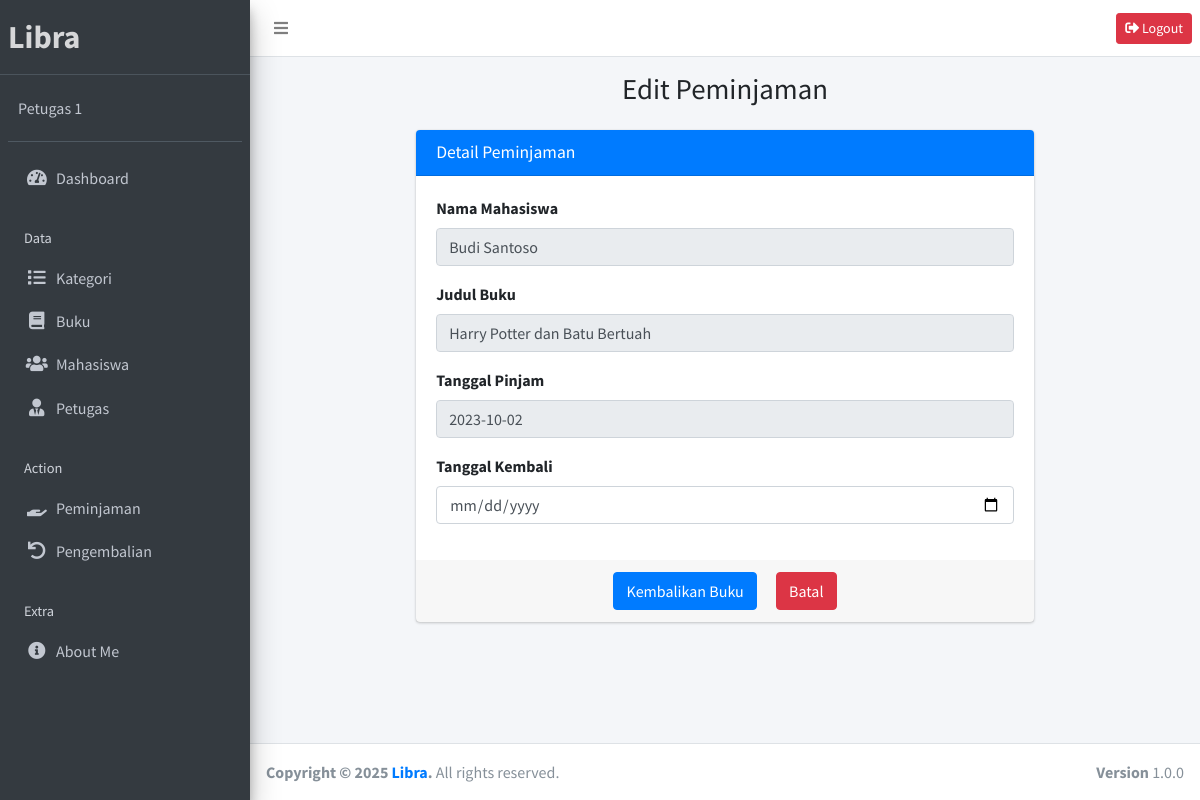
Screenshot of /public/peminjaman/edit/2 (signed in) with the database file from the repository.
### tables this page shows
CREATE TABLE `peminjaman` (
  `id` int NOT NULL,
  `mahasiswa_id` int NOT NULL,
  `buku_id` int NOT NULL,
  `petugas_id` int NOT NULL,
  `tanggal_pinjam` date NOT NULL,
  `tanggal_kembali` date DEFAULT NULL,
  `status` enum('dipinjam','dikembalikan') DEFAULT 'dipinjam',
  `created_at` timestamp NULL DEFAULT CURRENT_TIMESTAMP
);

CREATE TABLE `mahasiswa` (
  `id` int NOT NULL,
  `nim` varchar(20) NOT NULL,
  `nama` varchar(100) NOT NULL,
  `jurusan` varchar(50) NOT NULL,
  `alamat` text,
  `created_at` timestamp NULL DEFAULT CURRENT_TIMESTAMP
);

CREATE TABLE `buku` (
  `id` int NOT NULL,
  `judul` varchar(255) NOT NULL,
  `penulis` varchar(100) NOT NULL,
  `kategori_id` int NOT NULL,
  `tahun_terbit` year NOT NULL,
  `stok` int NOT NULL,
  `created_at` timestamp NULL DEFAULT CURRENT_TIMESTAMP
);

### app/controllers/Peminjaman.php (called while the page is built, shortened)
<?php
class Peminjaman extends Controller {
    public function edit($id)
    {
        $data['title'] = 'Detail Peminjaman';
        $data['peminjaman'] = $this->model('PeminjamanModel')->getPeminjamanById($id);
        $this->view('peminjaman/edit', $data);
    }
}

### app/core/App.php (called while the page is built, shortened)
<?php
class App {
    protected $method = 'index';
    protected $params = [];
    public function __construct() {
        $url = $this->parseURL();
        if (isset($url[0]) && file_exists('../app/controllers/' . $url[0] . '.php')) {
            unset($url[0]);
        }
        $this->controller = new $this->controller;
        if (isset($url[1])) {
            if (method_exists($this->controller, $url[1])) {
                $this->method = $url[1];
                unset($url[1]);
            }
        }
        if (!empty($url)) {
            $this->params = array_values($url);
        }
        call_user_func_array([$this->controller, $this->method], $this->params);
    }
    public function parseURL() {
        if (isset($_GET['url'])) {
            $url = rtrim($_GET['url'], '/');
            $url = filter_var($url, FILTER_SANITIZE_URL);
            $url = explode('/', $url);
            return $url;
        }
        return ['Home'];
    }
}

### public/index.php (called while the page is built, shortened)
<?php
$app = new App;

### app/core/Database.php (called while the page is built, shortened)
<?php
class Database {
    private $host = DB_HOST;
    private $user = DB_USER;
    private $pass = DB_PASS;
    private $dbname = DB_NAME;
    private $dbh;
    private $stmt;
    public function __construct() {
        $dsn = "mysql:host={$this->host};dbname={$this->dbname}";
        $options = [
            PDO::ATTR_PERSISTENT => true,
            PDO::ATTR_ERRMODE => PDO::ERRMODE_EXCEPTION
        ];
        try {
            $this->dbh = new PDO($dsn, $this->user, $this->pass, $options);
        } catch (PDOException $e) {
            die("Koneksi gagal: " . $e->getMessage());
        }
    }
    public function query($sql) {
        $this->stmt = $this->dbh->prepare($sql);
    }
    public function bind($param, $value, $type = null) {
        if (is_null($type)) {
            switch (true) {
                case is_int($value):
                    $type = PDO::PARAM_INT;
                    break;
            }
        }
        $this->stmt->bindValue($param, $value, $type);
    }
    public function execute() {
        return $this->stmt->execute();
    }
    public function single() {
        $this->execute();
        return $this->stmt->fetch(PDO::FETCH_ASSOC);
    }
}

### app/models/PeminjamanModel.php (called while the page is built, shortened)
<?php
class PeminjamanModel {
    private $db;
    public function __construct()
    {
        $this->db = new Database;
    }
    public function getPeminjamanById($id)
    {
        $query = "SELECT peminjaman.*, mahasiswa.nama AS nama_mahasiswa, buku.judul AS judul_buku
                FROM peminjaman
                JOIN mahasiswa ON mahasiswa.id = peminjaman.mahasiswa_id
                JOIN buku ON buku.id = peminjaman.buku_id
                WHERE peminjaman.id = :id";
        $this->db->query($query);
        $this->db->bind('id', intval($id));
        return $this->db->single();
    }
}

### app/views/peminjaman/edit.php (the view, shortened to what this page needs)
<div class="content-wrapper">
    <section class="content-header">
        <div class="container-fluid">
            <div class="row mb-2">
                <div class="col-sm-12 text-center">
                    <h1>Edit Peminjaman</h1>
                </div>
            </div>
        </div>
    </section>
    <section class="content">
        <div class="row justify-content-center">
            <div class="col-md-8">
                <div class="card card-primary">
                    <div class="card-header">
                        <h3 class="card-title text-center"><?= htmlspecialchars($data['title']); ?></h3>
                    </div>
                    <form role="form" action="<?= base_url; ?>/peminjaman/updatePeminjaman" method="POST" enctype="multipart/form-data">
                        <div class="card-body">
                            <div class="form-group">
                                <label>Nama Mahasiswa</label>
                                <input type="text" class="form-control" value="<?= isset($data['peminjaman']['nama_mahasiswa']) ? htmlspecialchars($data['peminjaman']['nama_mahasiswa']) : 'Data tidak tersedia'; ?>" readonly>
                            </div>
                            <div class="form-group">
                                <label>Judul Buku</label>
                                <input type="text" class="form-control" value="<?= isset($data['peminjaman']['judul_buku']) ? htmlspecialchars($data['peminjaman']['judul_buku']) : 'Data tidak tersedia'; ?>" readonly>
                            </div>
                            <div class="form-group">
                                <label>Tanggal Pinjam</label>
                                <input type="text" class="form-control" value="<?= isset($data['peminjaman']['tanggal_pinjam']) ? htmlspecialchars($data['peminjaman']['tanggal_pinjam']) : 'Data tidak tersedia'; ?>" readonly>
                            </div>
                            <div class="form-group">
                                <label>Tanggal Kembali</label>
                                <input type="date" class="form-control" name="tanggal_kembali" required>
                            </div>
                        </div>
                        <div class="card-footer text-center">
                            <button type="submit" class="btn btn-primary">Kembalikan Buku</button>
                            <a href="<?= base_url; ?>/peminjaman" class="btn btn-danger ml-3">Batal</a>
                        </div>
                    </form>
                </div>
            </div>
        </div>
    </section>
</div>

### rows the page displays
peminjaman: mahasiswa.nama "Budi Santoso", buku.judul "Harry Potter dan Batu Bertuah", tanggal_pinjam "2023-10-02"

### other values shown
$_SESSION['nama'] "Petugas 1"
$data['title'] "Detail Peminjaman"
